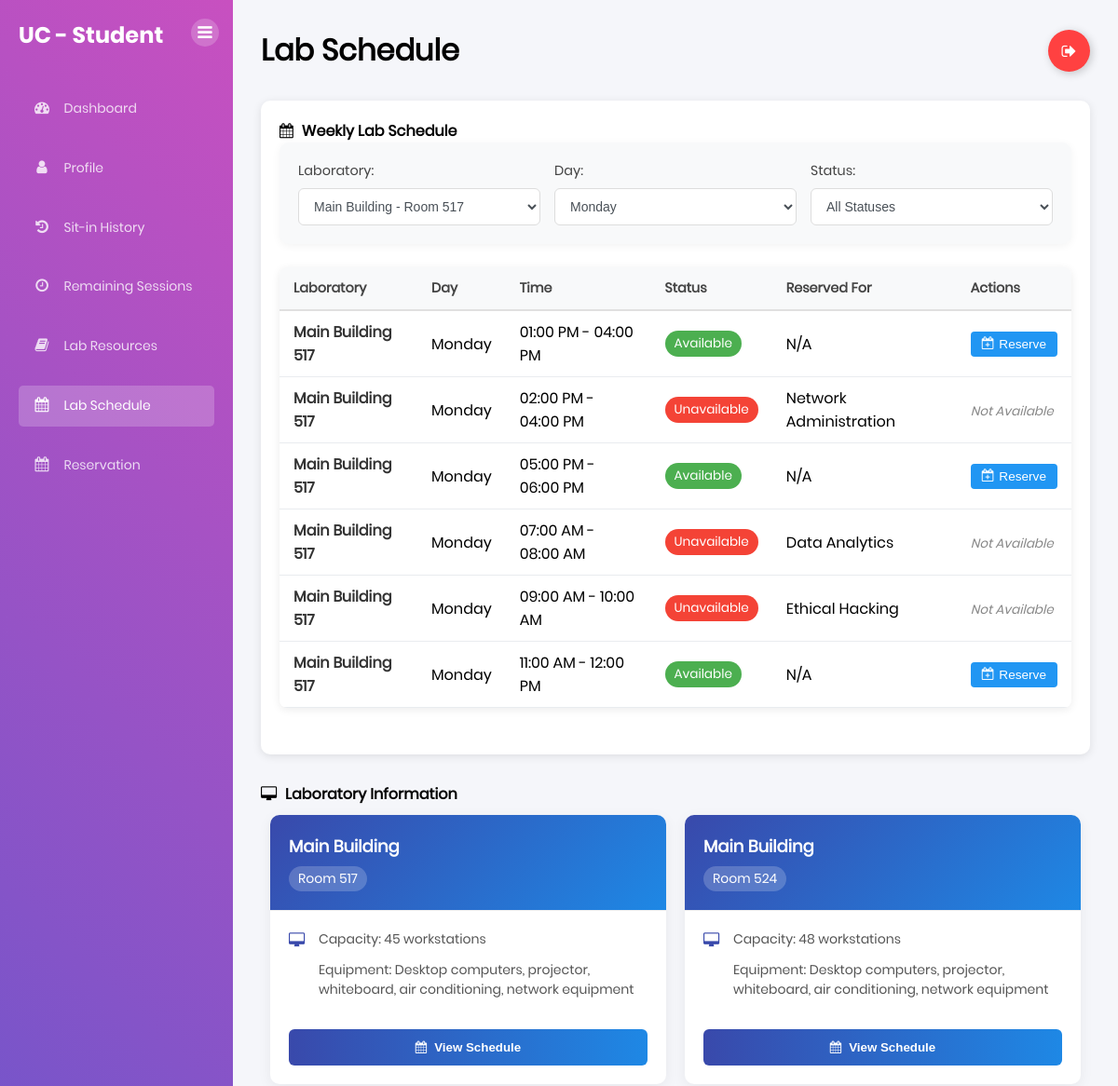
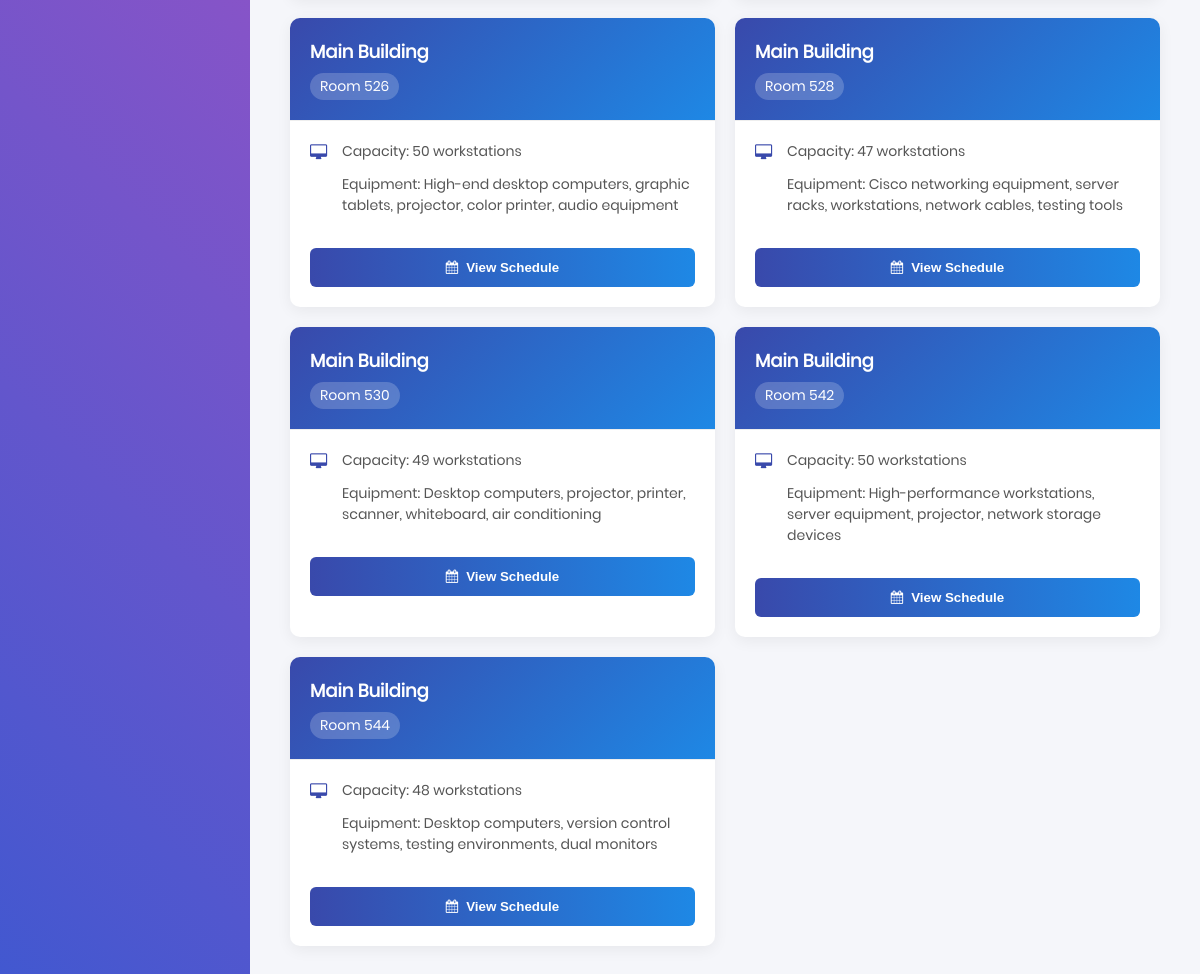
Screenshot of /student/lab-schedule (signed in) with the database file from the repository (2 pictures, top to bottom).
### tables this page shows
CREATE TABLE lab_schedules (
    schedule_id INTEGER PRIMARY KEY,
    lab_id INTEGER NOT NULL,
    day_of_week TEXT NOT NULL CHECK (day_of_week IN ('Monday', 'Tuesday', 'Wednesday', 'Thursday', 'Friday', 'Saturday', 'Sunday')),
    start_time TIME NOT NULL,
    end_time TIME NOT NULL,
    is_available BOOLEAN DEFAULT 1,
    reserved_for TEXT,
    FOREIGN KEY (lab_id) REFERENCES laboratories(lab_id),
    UNIQUE(lab_id, day_of_week, start_time)
);

CREATE TABLE laboratories (
    lab_id INTEGER PRIMARY KEY,
    room_number TEXT NOT NULL UNIQUE,
    building TEXT,
    capacity INTEGER NOT NULL,
    description TEXT,
    equipment TEXT,
    status TEXT DEFAULT 'Available' CHECK (status IN ('Available', 'Maintenance', 'Reserved', 'Closed')),
    created_at TIMESTAMP DEFAULT CURRENT_TIMESTAMP,
    updated_at TIMESTAMP DEFAULT CURRENT_TIMESTAMP
);

### app.py (the view)
@app.route('/student/lab-schedule')
def student_lab_schedule():
    if 'user' not in session:
        flash('Access denied: Student login required', 'danger')
        return redirect(url_for('home'))
    conn = get_db_connection()
    cursor = conn.cursor()
    cursor.execute('''
        SELECT lab_id, building, room_number, capacity, equipment
        FROM laboratories
        ORDER BY building, room_number
    ''')
    labs = [dict(row) for row in cursor.fetchall()]
    cursor.execute('''
        SELECT
            s.schedule_id,
            l.lab_id,
            l.building,
            l.room_number,
            s.day_of_week as day,
            s.start_time,
            s.end_time,
            s.is_available,
            s.reserved_for
        FROM lab_schedules s
        JOIN laboratories l ON s.lab_id = l.lab_id
        ORDER BY s.day_of_week, s.start_time
    ''')
    schedules = [dict(row) for row in cursor.fetchall()]
    time_slots_24h = [
        "07:00 - 08:00", "08:00 - 09:00", "09:00 - 10:00", "10:00 - 11:00",
        "11:00 - 12:00", "12:00 - 13:00", "13:00 - 14:00", "14:00 - 15:00",
        "15:00 - 16:00", "16:00 - 17:00", "17:00 - 18:00", "18:00 - 19:00",
        "19:00 - 20:00", "20:00 - 21:00"
    ]
    time_slots = []
    for slot in time_slots_24h:
        start, end = slot.split(' - ')
        formatted_start = format_time(start)
        formatted_end = format_time(end)
        time_slots.append(f"{formatted_start} - {formatted_end}")
    cursor.close()
    conn.close()
    return render_template('student_lab_schedule.html', labs=labs, schedules=schedules, time_slots=time_slots, default_lab_id=517)

### app.py (called while the page is built)
def get_db_connection():
    conn = sqlite3.connect("users.db")
    conn.row_factory = sqlite3.Row
    return conn

@app.after_request
def add_header(response):
    response.headers["Cache-Control"] = "no-cache, no-store, must-revalidate"
    response.headers["Pragma"] = "no-cache"
    response.headers["Expires"] = "0"
    return response

def format_time(value):
    try:
        dt = datetime.strptime(value, '%Y-%m-%d %H:%M:%S')
        return dt.strftime('%I:%M %p')
    except ValueError:
        try:
            if ':' in value:
                if len(value.split(':')) == 2:
                    dt = datetime.strptime(value, '%H:%M')
                else:
                    dt = datetime.strptime(value, '%H:%M:%S')
                return dt.strftime('%I:%M %p')
        except ValueError:
            return value

### templates/student_lab_schedule.html (shortened to what this page needs)
{% extends 'base.html' %} {% block content %}
<div class="dashboard-container">
  <div class="sidebar">
    <div class="sidebar-header">
      <h2>UC - Student</h2>
      <button class="sidebar-inner-toggle" title="Toggle Sidebar">
        <i class="fa fa-bars"></i>
      </button>
    </div>
    <div class="sidebar-menu">
      <ul>
        <li>
          <a href="{{ url_for('dashboard') }}">
            <i class="fa fa-dashboard"></i> Dashboard
          </a>
        </li>
        <li>
          <a href="{{ url_for('profile') }}">
            <i class="fa fa-user"></i> Profile
          </a>
        </li>
        <li>
          <a href="{{ url_for('sit_in_history') }}">
            <i class="fa fa-history"></i> Sit-in History
          </a>
        </li>
        <li>
          <a href="{{ url_for('remaining_sessions') }}">
            <i class="fa fa-clock-o"></i> Remaining Sessions
          </a>
        </li>
        <li>
          <a href="{{ url_for('lab_resources') }}">
            <i class="fa fa-book"></i> Lab Resources
          </a>
        </li>
        <li>
          <a href="{{ url_for('student_lab_schedule') }}" class="active">
            <i class="fa fa-calendar"></i> Lab Schedule
          </a>
        </li>
        <li>
          <a href="{{ url_for('reservation') }}">
            <i class="fa fa-calendar"></i> Reservation
          </a>
        </li>
      </ul>
    </div>
  </div>
  <div class="main-content">
    <div class="header">
      <h1>Lab Schedule</h1>
      <div style="display: flex; align-items: center; gap: 10px;">
        <a class="Btn" href="{{ url_for('logout') }}">
          <div class="sign">
            <i class="fa fa-sign-out" aria-hidden="true"></i>
          </div>
        </a>
      </div>
    </div>
    <div class="content-row">
      <div class="schedule-card" style="width: 100%">
        <h4>
          <i class="fa fa-calendar" aria-hidden="true" style="margin-right: 5px"></i>
          Weekly Lab Schedule
        </h4>
        <div class="filter-group">
          <div class="filter-item">
            <label for="labSelector">Laboratory:</label>
            <select id="labSelector" class="form-control" onchange="filterSchedule()">
              {% for lab in labs %}
              <option value="{{ lab.lab_id }}">{{ lab.building }} - Room {{ lab.room_number }}</option>
              {% endfor %}
            </select>
          </div>
          <div class="filter-item">
            <label for="daySelector">Day:</label>
            <select id="daySelector" class="form-control" onchange="filterSchedule()">
              <option value="Monday">Monday</option>
            </select>
          </div>
          <div class="filter-item">
            <label for="statusSelector">Status:</label>
            <select id="statusSelector" class="form-control" onchange="filterSchedule()">
              <option value="all">All Statuses</option>
            </select>
          </div>
        </div>
        <div class="schedule-container">
          <table class="schedule-table">
            <thead>
              <tr>
                <th>Laboratory</th>
                <th>Day</th>
                <th>Time</th>
                <th>Status</th>
                <th>Reserved For</th>
                <th>Actions</th>
              </tr>
            </thead>
            <tbody>
              {% for schedule in schedules %}
              <tr class="schedule-row"
                  data-lab-id="{{ schedule.lab_id }}"
                  data-day="{{ schedule.day }}"
                  data-status="{{ 'Available' if schedule.is_available else 'Unavailable' }}">
                <td>
                  <span class="lab-badge">{{ schedule.building }} {{ schedule.room_number }}</span>
                </td>
                <td>{{ schedule.day }}</td>
                <td>{{ schedule.start_time|format_time }} - {{ schedule.end_time|format_time }}</td>
                <td>
                  <span class="status-badge status-{{ 'available' if schedule.is_available else 'unavailable' }}">
                    {% if schedule.is_available %}Available{% else %}Unavailable{% endif %}
                  </span>
                </td>
                <td>{{ schedule.reserved_for if schedule.reserved_for else 'N/A' }}</td>
                <td class="actions-cell">
                  {% if schedule.is_available %}
                  <button class="reserve-btn" onclick="showReservationModal('{{ schedule.schedule_id }}')">
                    <i class="fa fa-calendar-plus-o"></i> Reserve
                  </button>
                  {% else %}
                  <span class="unavailable-text">Not Available</span>
                  {% endif %}
                </td>
              </tr>
              {% endfor %}
            </tbody>
          </table>
        </div>
      </div>
    </div>
    <div class="content-row" style="margin-top: 30px;">
      <div class="lab-card">
        <div class="card-header">
          <h4>
            <i class="fa fa-desktop" aria-hidden="true" style="margin-right: 5px"></i>
            Laboratory Information
          </h4>
        </div>
        <div class="lab-grid">
          {% for lab in labs %}
          <div class="lab-item">
            <div class="lab-header">
              <h3>{{ lab.building }}</h3>
              <div class="lab-room">Room {{ lab.room_number }}</div>
            </div>
            <div class="lab-details">
              <div class="lab-detail">
                <i class="fa fa-desktop"></i>
                <span>Capacity: {{ lab.capacity }} workstations</span>
              </div>
              <div class="lab-detail">
                <span>Equipment: {{ lab.equipment }}</span>
              </div>
            </div>
            <div class="lab-action">
              <button class="view-schedule-btn" onclick="focusLab('{{ lab.lab_id }}')">
                <i class="fa fa-calendar"></i> View Schedule
              </button>
            </div>
          </div>
          {% endfor %}
        </div>
      </div>
    </div>
  </div>
</div>
{% endblock %}

### static/css/main.css (style rules this page uses)
* { margin: 0px; padding: 0px; box-sizing: border-box; }
body, html { height: 100%; font-family: Poppins-Regular, sans-serif; }
a { font-family: Poppins-Regular; font-size: 14px; line-height: 1.7; color: #666666; margin: 0px; transition: all 0.4s; -webkit-transition: all 0.4s; -o-transition: all 0.4s; -moz-transition: all 0.4s; }
h1,h2,h3,h4,h5,h6 { margin: 0px; }
ul, li { margin: 0px; list-style-type: none; }
button { outline: none !important; border: none; background: transparent; }
.dashboard-container { display: flex; min-height: 100vh; background: #f5f6fa; }
.sidebar { width: 250px; background: linear-gradient(-135deg, #c850c0, #4158d0); color: white; padding: 20px; position: fixed; height: 100%; }
.sidebar-header h2 { font-family: 'Poppins-Bold'; margin-bottom: 30px; }
.sidebar-menu ul { list-style: none; padding: 0; margin: 0; display: flex; flex-direction: column; height: calc(100vh - 100px); }
.sidebar-menu li { margin: 10px 0; }
.sidebar-menu a { color: rgba(255,255,255,0.8); text-decoration: none; padding: 10px 15px; display: block; border-radius: 5px; transition: all 0.3s ease; }
.sidebar-menu a.active { color: white; background-color: rgba(255,255,255,0.2); }
.main-content { margin-left: 250px; flex: 1; padding: 30px; }
.header { display: flex; justify-content: space-between; align-items: center; margin-bottom: 30px; }
.content-row { display: grid; grid-template-columns: repeat(auto-fit, minmax(300px, 1fr)); gap: 20px; }
.schedule-card, .clients-card { background: white; padding: 20px; border-radius: 10px; box-shadow: 0 2px 10px rgba(0,0,0,0.1); }
.Btn { display: flex; align-items: center; justify-content: flex-start; width: 45px; height: 45px; border: none; border-radius: 50%; cursor: pointer; position: relative; overflow: hidden; transition-duration: 0.3s; box-shadow: 2px 2px 10px rgba(0, 0, 0, 0.199); background-color: rgb(255, 65, 65); text-decoration: none; }
.sign { width: 100%; transition-duration: 0.3s; display: flex; align-items: center; justify-content: center; }
.sign i { color: white; font-size: 17px; }
.form-control { display: block; width: 100%; padding: 0.375rem 0.75rem; font-size: 1rem; line-height: 1.5; color: #495057; background-color: #fff; border: 1px solid #ced4da; border-radius: 0.25rem; transition: border-color 0.15s ease-in-out, box-shadow 0.15s ease-in-out; }
.sidebar-inner-toggle { position: absolute; top: 20px; right: 15px; background: rgba(255,255,255,0.2); border: none; width: 30px; height: 30px; border-radius: 50%; color: white; cursor: pointer; display: flex; align-items: center; justify-content: center; transition: all 0.3s ease; }
.sidebar-inner-toggle i { font-size: 18px; }
.sidebar-menu a i { margin-right: 10px; width: 20px; text-align: center; font-size: 16px; }
.sidebar { transition: width 0.3s ease; }
.main-content { transition: margin-left 0.3s ease; }

### rows the page displays
lab_schedules: building "Main Building", room_number "517", day "Monday", start_time "07:00 AM", end_time "08:00 AM", is_available "Unavailable", reserved_for "Data Analytics"
lab_schedules: building "Main Building", room_number "517", day "Monday", start_time "09:00 AM", end_time "10:00 AM", is_available "Unavailable", reserved_for "Ethical Hacking"
lab_schedules: building "Main Building", room_number "517", day "Monday", start_time "11:00 AM", end_time "12:00 PM", is_available "Available", reserved_for "N/A"
lab_schedules: building "Main Building", room_number "517", day "Monday", start_time "01:00 PM", end_time "04:00 PM", is_available "Available", reserved_for "N/A"
lab_schedules: building "Main Building", room_number "517", day "Monday", start_time "02:00 PM", end_time "04:00 PM", is_available "Unavailable", reserved_for "Network Administration"
lab_schedules: building "Main Building", room_number "517", day "Monday", start_time "05:00 PM", end_time "06:00 PM", is_available "Available", reserved_for "N/A"
laboratories: building "Main Building", room_number "517", capacity "45", equipment "Desktop computers, projector, whiteboard, air conditioning, network equipment"
laboratories: building "Main Building", room_number "524", capacity "48", equipment "Desktop computers, projector, whiteboard, air conditioning, network equipment"
laboratories: building "Main Building", room_number "526", capacity "50", equipment "High-end desktop computers, graphic tablets, projector, color printer, audio equipment"
laboratories: building "Main Building", room_number "528", capacity "47", equipment "Cisco networking equipment, server racks, workstations, network cables, testing tools"
laboratories: building "Main Building", room_number "530", capacity "49", equipment "Desktop computers, projector, printer, scanner, whiteboard, air conditioning"
laboratories: building "Main Building", room_number "542", capacity "50", equipment "High-performance workstations, server equipment, projector, network storage devices"
laboratories: building "Main Building", room_number "544", capacity "48", equipment "Desktop computers, version control systems, testing environments, dual monitors"

### other values shown
form field value "Main Building - Room 517"
